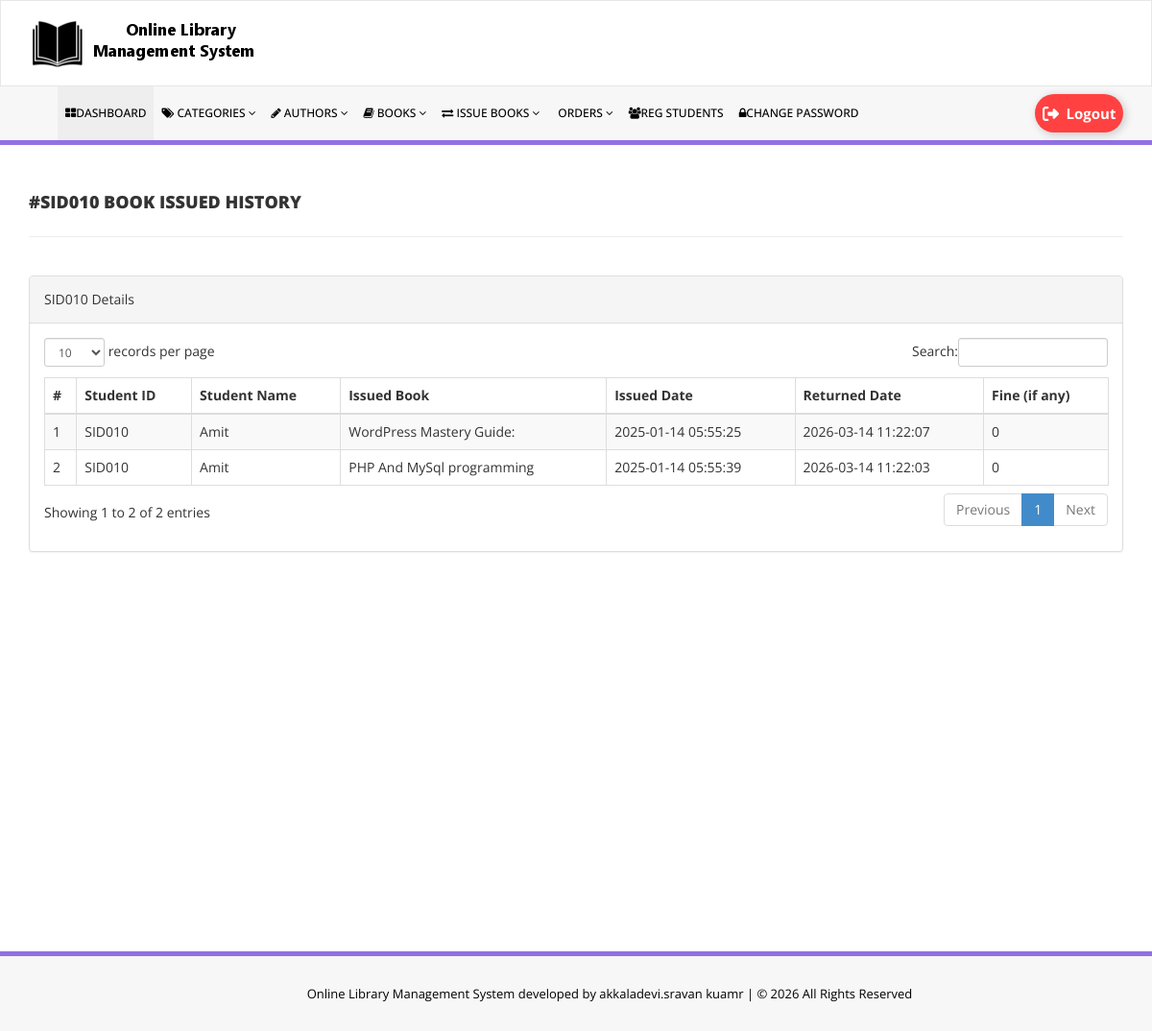
The page /admin/student-history.php?stdid=SID010 (signed in) on the database its author committed.
### tables this page shows
CREATE TABLE `tblissuedbookdetails` (
  `id` int NOT NULL AUTO_INCREMENT,
  `BookId` int DEFAULT NULL,
  `StudentID` varchar(150) DEFAULT NULL,
  `IssuesDate` timestamp NULL DEFAULT CURRENT_TIMESTAMP,
  `ReturnDate` timestamp NULL DEFAULT NULL ON UPDATE CURRENT_TIMESTAMP,
  `RetrunStatus` int DEFAULT NULL,
  `fine` int DEFAULT NULL,
  `ReturnRequestStatus` tinyint(1) NOT NULL DEFAULT '0',
  `ReturnRequestDate` timestamp NULL DEFAULT NULL,
  `ReturnProcessedDate` timestamp NULL DEFAULT NULL,
  `remark` mediumtext NOT NULL,
  PRIMARY KEY (`id`)
);

CREATE TABLE `tblstudents` (
  `id` int NOT NULL AUTO_INCREMENT,
  `StudentId` varchar(100) DEFAULT NULL,
  `FullName` varchar(120) DEFAULT NULL,
  `EmailId` varchar(120) DEFAULT NULL,
  `MobileNumber` char(11) DEFAULT NULL,
  `Password` varchar(120) DEFAULT NULL,
  `Status` int DEFAULT NULL,
  `RegDate` timestamp NULL DEFAULT CURRENT_TIMESTAMP,
  `UpdationDate` timestamp NULL DEFAULT NULL ON UPDATE CURRENT_TIMESTAMP,
  PRIMARY KEY (`id`),
  UNIQUE KEY `StudentId` (`StudentId`)
);

CREATE TABLE `tblbooks` (
  `id` int NOT NULL AUTO_INCREMENT,
  `BookName` varchar(255) DEFAULT NULL,
  `CatId` int DEFAULT NULL,
  `AuthorId` int DEFAULT NULL,
  `ISBNNumber` varchar(25) DEFAULT NULL,
  `BookPrice` decimal(10,2) DEFAULT NULL,
  `bookImage` varchar(250) NOT NULL,
  `isIssued` int DEFAULT NULL,
  `RegDate` timestamp NULL DEFAULT CURRENT_TIMESTAMP,
  `UpdationDate` timestamp NULL DEFAULT NULL ON UPDATE CURRENT_TIMESTAMP,
  `bookQty` int DEFAULT NULL,
  `PreviewLink` varchar(500) DEFAULT NULL,
  PRIMARY KEY (`id`)
);

### admin/student-history.php (the view, shortened to what this page needs)
<?php
include('includes/config.php');
if(strlen($_SESSION['alogin'])==0)
    {
header('location:index.php');
}
else{
    ?>
<!DOCTYPE html>
<html xmlns="http://www.w3.org/1999/xhtml">
<head>
    <link href="assets/css/bootstrap.css" rel="stylesheet" />
    <link href="assets/css/font-awesome.css" rel="stylesheet" />
    <link href="assets/js/dataTables/dataTables.bootstrap.css" rel="stylesheet" />
    <link href="assets/css/style.css" rel="stylesheet" />
</head>
<body>
<?php include('includes/header.php');?>
    <div class="content-wrapper">
         <div class="container">
        <div class="row pad-botm">
            <div class="col-md-12">
                <?php $sid=isset($_GET['stdid']) ? $_GET['stdid'] : ''; ?>
                <h4 class="header-line">#<?php echo htmlentities($sid);?> Book Issued History</h4>
    </div>
        </div>
            <div class="row">
                <div class="col-md-12">
                    <div class="panel panel-default">
                        <div class="panel-heading">
<?php echo htmlentities($sid);?> Details
                        </div>
                        <div class="panel-body">
                            <div class="table-responsive">
                                <table class="table table-striped table-bordered table-hover" id="dataTables-example">
                                    <thead>
                                        <tr>
                                            <th>#</th>
                                            <th>Student ID</th>
                                            <th>Student Name</th>
                                            <th>Issued Book  </th>
                                            <th>Issued Date</th>
                                            <th>Returned Date</th>
                                            <th>Fine (if any)</th>
                                        </tr>
                                    </thead>
                                    <tbody>
<?php
$sql = "SELECT tblstudents.StudentId,tblstudents.FullName,tblstudents.EmailId,tblstudents.MobileNumber,
tblbooks.BookName,tblbooks.ISBNNumber,tblissuedbookdetails.IssuesDate,tblissuedbookdetails.ReturnDate,
tblissuedbookdetails.id as rid,tblissuedbookdetails.fine,tblissuedbookdetails.RetrunStatus,
COALESCE(tblissuedbookdetails.ReturnRequestStatus,0) AS ReturnRequestStatus,tblbooks.id as bid,tblbooks.bookImage
FROM tblissuedbookdetails
JOIN tblstudents ON tblstudents.StudentId=tblissuedbookdetails.StudentId
JOIN tblbooks ON tblbooks.id=tblissuedbookdetails.BookId
WHERE tblstudents.StudentId=:sid";
$query = $dbh -> prepare($sql);
$query->bindParam(':sid',$sid,PDO::PARAM_STR);
$query->execute();
$results=$query->fetchAll(PDO::FETCH_OBJ);
$cnt=1;
if($query->rowCount() > 0)
{
foreach($results as $result)
{               ?>
                                        <tr class="odd gradeX">
                                            <td class="center"><?php echo htmlentities($cnt);?></td>
                                            <td class="center"><?php echo htmlentities($result->StudentId);?></td>
                                            <td class="center"><?php echo htmlentities($result->FullName);?></td>
                                            <td class="center"><?php echo htmlentities($result->BookName);?></td>
                                            <td class="center"><?php echo htmlentities($result->IssuesDate);?></td>
                                            <td class="center"><?php if($result->ReturnDate==''): echo "Not returned yet";
                                            else: echo htmlentities($result->ReturnDate); endif;?></td>
                                             <td class="center"><?php if($result->ReturnDate==''): echo "Not returned yet";
                                              else: echo $result->fine; endif;
                                             ?></td>
                                        </tr>
 <?php $cnt=$cnt+1;}} ?>
                                    </tbody>
                                </table>
                            </div>
                        </div>
                    </div>
                </div>
            </div>
    </div>
    </div>
  <?php include('includes/footer.php');?>
</body>
</html>
<?php } ?>

### admin/assets/css/style.css (style rules this page uses)
.content-wrapper { margin-top: 40px; min-height:800px; padding-bottom:90px; }
.header-line { font-weight:900; padding-bottom:25px; border-bottom:1px solid #eeeeee; text-transform:uppercase; }
.pad-botm { padding-bottom:30px; }

### rows shown on the page
tblissuedbookdetails: tblstudents.StudentId "SID010", tblstudents.FullName "Amit", BookId.BookName "WordPress Mastery Guide:", IssuesDate "2025-01-14 05:55:25", ReturnDate "2026-03-14 11:22:07", fine "0"
tblissuedbookdetails: tblstudents.StudentId "SID010", tblstudents.FullName "Amit", BookId.BookName "PHP And MySql programming", IssuesDate "2025-01-14 05:55:39", ReturnDate "2026-03-14 11:22:03", fine "0"

### other values the page prints
$sid "SID010"
